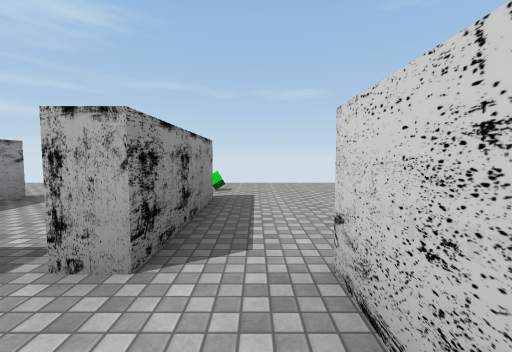
View 1 (above)

16 first-person views from a walk through a 3-D level made in the Unity game engine. The camera is 1.4 m above the floor, tilts 4° down and sees 90° across. The floor is counted in squares, 2 m on a side. Each view is taken from the middle of a square. On the plan, view 1 faces up. The plan holds only what a view shows up to about 9 squares ahead; the rest is blank. The place goes on beyond the plan. The player character is not drawn. Some surface patterns are stand-ins.

View 2
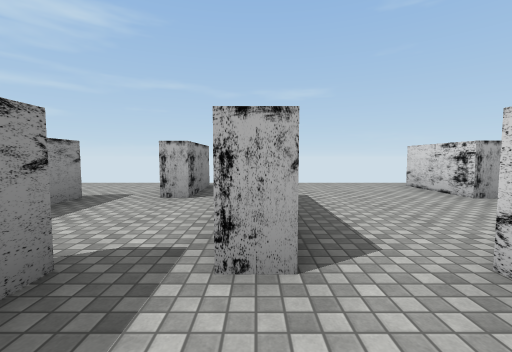

View 3
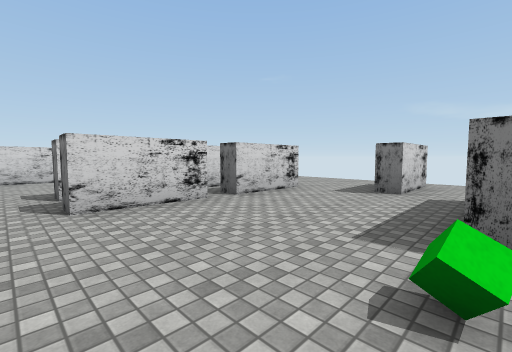

View 4
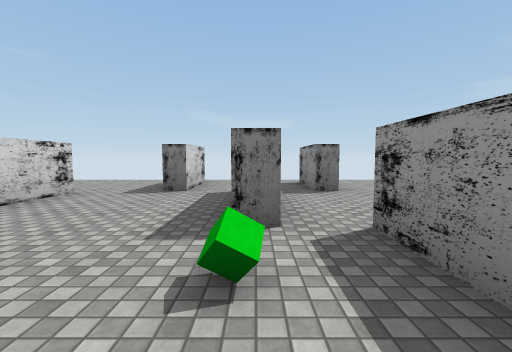

View 5
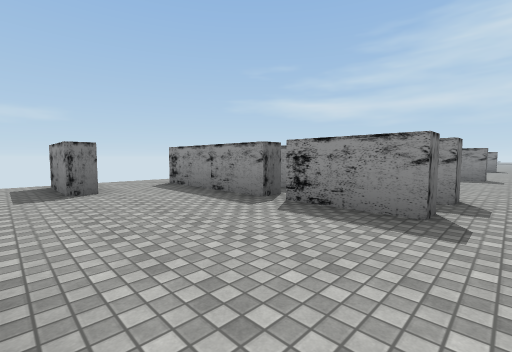

View 6
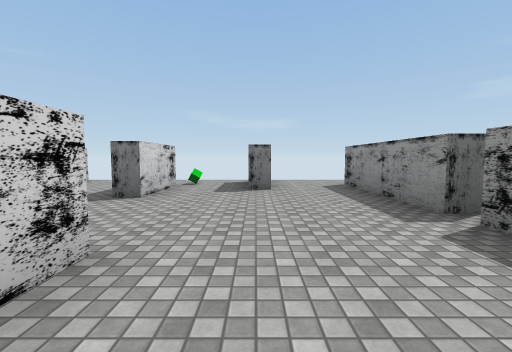

View 7
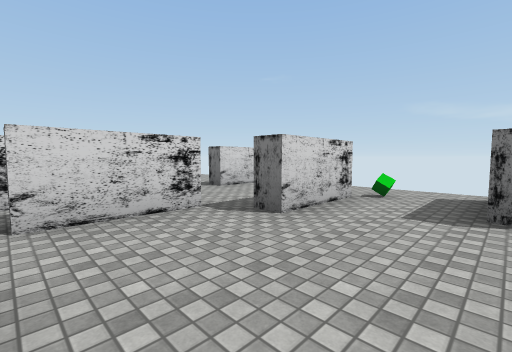

View 8
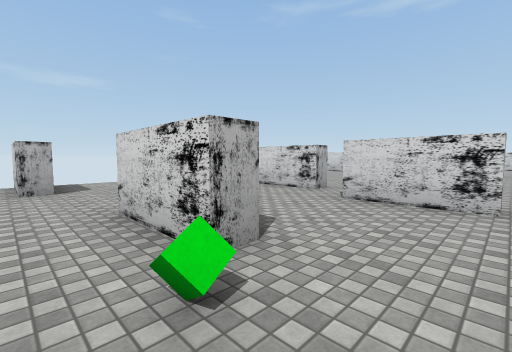

View 9
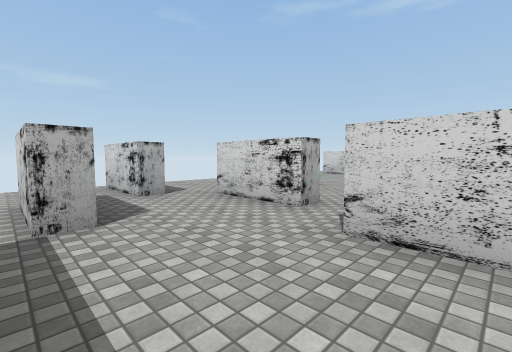

View 10
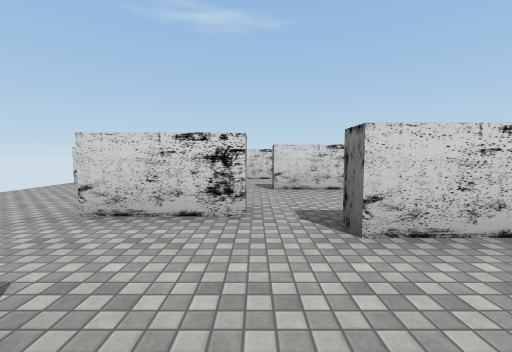

View 11
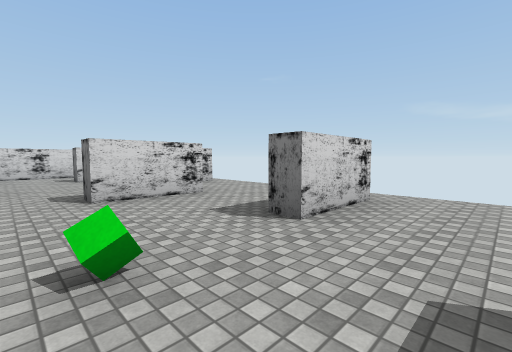

View 12
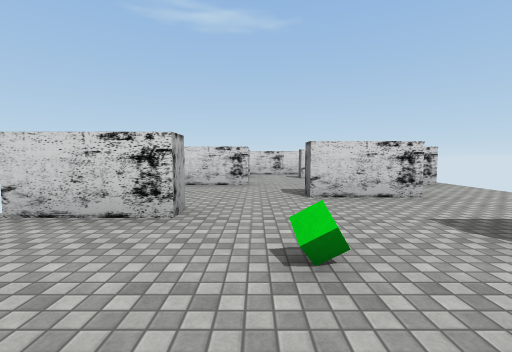

View 13
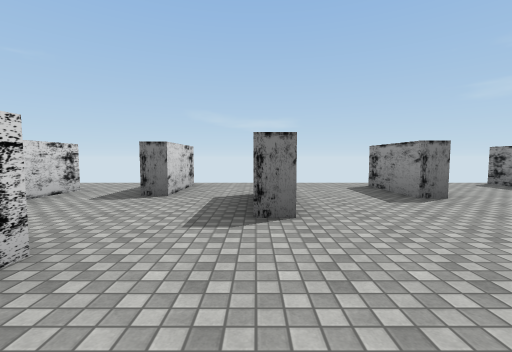

View 14
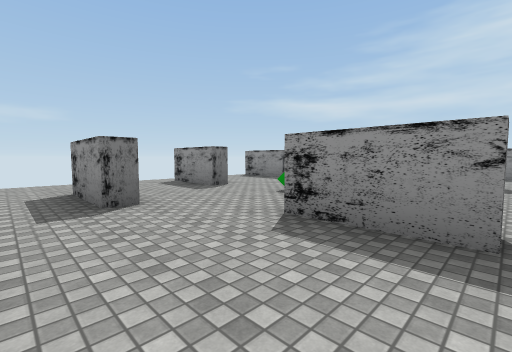

View 15
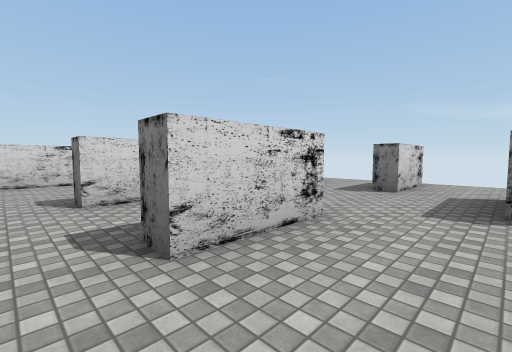

View 16
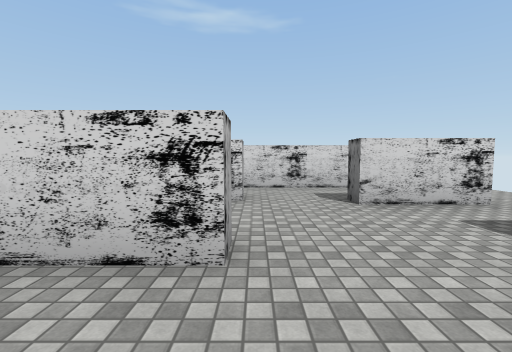

### Floor plan
Points are (right, up) in squares from view 1. A wall is a line through its corners. A room is listed if a view was taken in it or the views show most of it. See-through windows are left out.
Room 1 (views 1, 2)
walls: (-0.7, 1.5) (-1.2, 1.5); (0.5, -0.5) (0.5, 1.6); (-2.2, 1.6) (-2.2, -0.4)
ways out: opening at (0, 2) to room 2
Room 2 (views 3, 4)
walls: (2.8, 4.4) (2.8, 6.4); (-1.4, 4.4) (-0.7, 4.4) (-0.7, 1.5); (0.5, 1.6) (1, 1.6); (-2.2, 6.5) (-2.2, 4.4); (2.8, 1.8) (2.8, 3.8)
ways out: opening at (0, 2) to room 1; opening at (3, 7) to room 8; opening at (3, 4) to room 9; opening at (-2, 7); opening at (2, 1)
objects: green cube (-1, 6)
Room 3 (views 5, 6, 7)
walls: (8.8, 5.2) (8.2, 5.2) (8.2, 7.2); (4.6, 3.8) (4.6, 0.1); (6.6, 1.3) (7.2, 1.3); (9, 1.5) (9, 2.5) (9.6, 2.5); (4.6, 6.2) (4.6, 4.2); (10.2, 3) (10.2, 5)
ways out: opening at (8, 1) to room 4; opening at (10, 2) to room 5; opening at (10, 6) to room 6; gap at (9, 7) to room 6; opening at (5, 7) to room 8; opening at (5, 4) to room 9; opening at (6, 1)
Room 4 (view 8)
walls: (9, 0.5) (9, 1.5); (7.2, 1.3) (7.2, -0.8)
ways out: opening at (8, 1) to room 3; opening at (9, -0.5) to room 5; opening at (7, -1)
Room 5 (views 9, 10)
walls: (9.6, 0.5) (9, 0.5); (10.8, 3) (10.2, 3); (12.2, -0.9) (12.2, 1.1); (13, 2.1) (13, 4.1); (12.4, 4.8) (11.8, 4.8)
ways out: opening at (10, 2) to room 3; opening at (9, -0.5) to room 4; opening at (13, 2) to room 6
objects: green cube (9, 0)
Room 6 (views 11, 12, 13, 14, 15, 16)
walls: (18.5, 1) (18.5, 3) (19, 3) (19, 1.1); (13.6, 2.1) (13, 2.1); (15.7, -0.5) (15.7, 1.6) (16.2, 1.6) (16.2, -0.5); (17.5, 7) (17.5, 5) (17, 5) (17, 7); (21.1, 4.2) (20.6, 4.2) (20.6, 6.2); (12.2, 1.1) (12.8, 1.1); (20.6, -0.8) (20.6, 1.3) (21.1, 1.3); (11.8, 4.8) (11.8, 6.9); (22.8, 1.6) (22.8, 2.5) (23.4, 2.5); (10.2, 5) (10.8, 5); (25.1, 1.8) (25.1, 4.4)
ways out: opening at (10, 6) to room 3; gap at (9, 7) to room 3; opening at (13, 2) to room 5; opening at (21, -1) to room 7; opening at (22, 1) to room 7; opening at (14.5, 0.5); opening at (16, -1); opening at (21, 7); opening at (22.5, 5.5); opening at (24, 1.5); gap at (17, 7)
objects: green cube (16, 4)
Room 7 (no view inside)
walls: (22.8, 0.4) (22.8, 1.6)
ways out: opening at (21, -1) to room 6; opening at (22, 1) to room 6; opening at (23, -0.5)
Room 8 (no view inside)
walls: (4.1, 6.2) (4.6, 6.2); (2.8, 6.4) (3.4, 6.4)
ways out: opening at (3, 7) to room 2; opening at (5, 7) to room 3; opening at (4, 5.5) to room 9
Room 9 (no view inside)
walls: (4.1, 3) (4.1, 3.5); (4.1, 3.8) (4.6, 3.8); (2.8, 3.8) (3.2, 3.8); (3.2, 4.4) (2.8, 4.4)
ways out: opening at (3, 4) to room 2; opening at (5, 4) to room 3; opening at (4, 5.5) to room 8; opening at (4, 2.5)

Where each view was taken, in squares from view 1:
view 1: 0 up, 0 right, facing up
view 2: 0 up, 1 left, facing up
view 3: 7 up, 1 left, facing down-right
view 4: 7 up, 1 left, facing down
view 5: 7 up, 8 right, facing down-left
view 6: 7 up, 7 right, facing down
view 7: 5 up, 7 right, facing down-right
view 8: 1 down, 8 right, facing up-right
view 9: 0 up, 10 right, facing up-right
view 10: 2 up, 10 right, facing right
view 11: 4 up, 14 right, facing down-right
view 12: 4 up, 14 right, facing right
view 13: 6 up, 19 right, facing down
view 14: 7 up, 20 right, facing down-left
view 15: 7 up, 19 right, facing down-right
view 16: 4 up, 19 right, facing right
